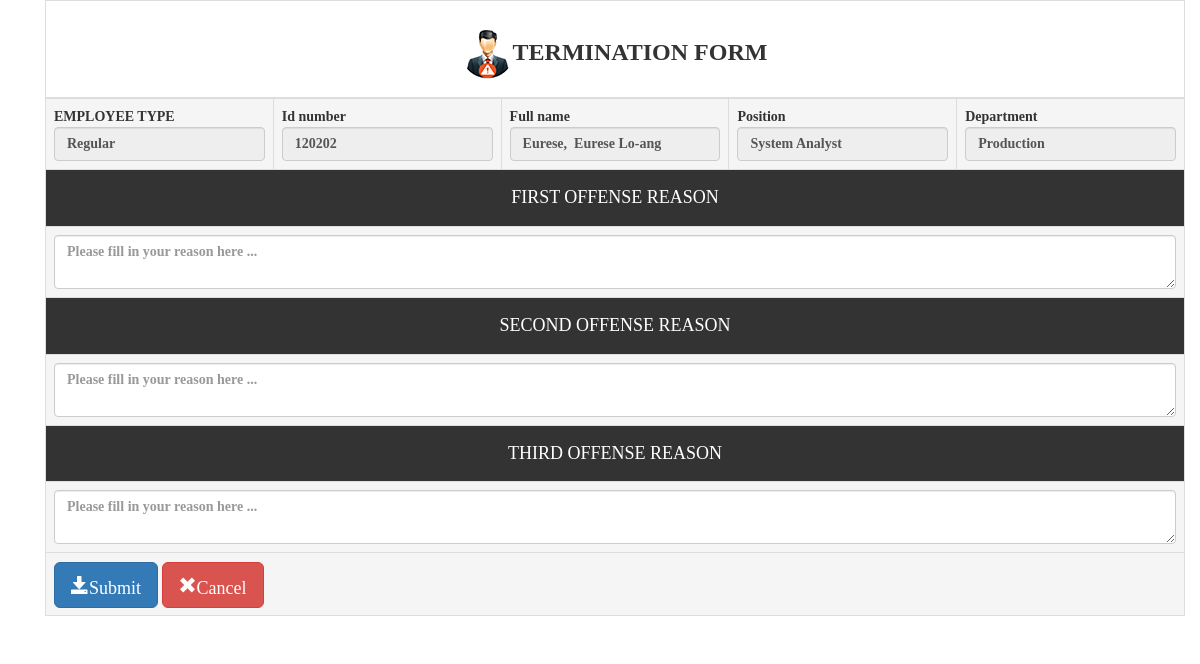
The app's page /casual_termination.php?id=120202 (signed in) with its own data.
### tables this page shows
CREATE TABLE `tbl_applicants` (
  `ID` int(11) NOT NULL,
  `a_id` text NOT NULL,
  `a_fname` varchar(26) NOT NULL,
  `a_lname` varchar(26) NOT NULL,
  `a_mname` varchar(26) NOT NULL,
  `a_gender` varchar(6) NOT NULL,
  `a_civilStatus` varchar(10) NOT NULL,
  `a_contactNumber` varchar(15) NOT NULL,
  `a_religion` varchar(100) NOT NULL,
  `a_birthday` date NOT NULL,
  `a_age` int(2) NOT NULL,
  `a_region` varchar(255) NOT NULL,
  `a_provine` varchar(255) NOT NULL,
  `a_city` varchar(255) NOT NULL,
  `a_brgy` varchar(255) NOT NULL,
  `a_education` varchar(255) NOT NULL,
  `a_masters` varchar(255) NOT NULL,
  `a_empRecords` varchar(255) NOT NULL,
  `a_dateApplied` date NOT NULL,
  `a_position` varchar(255) NOT NULL,
  `a_dateApproved` date NOT NULL,
  `a_status` text NOT NULL
);

CREATE TABLE `tbl_applicant_field` (
  `ID` int(11) NOT NULL,
  `a_id` text NOT NULL,
  `a_superior` varchar(255) NOT NULL,
  `a_department` varchar(255) NOT NULL,
  `a_contactPerson` varchar(26) NOT NULL,
  `a_contactPersonNum` int(11) NOT NULL,
  `a_tax` varchar(255) NOT NULL,
  `a_tin` varchar(255) NOT NULL,
  `a_sss` varchar(255) NOT NULL,
  `a_pagibin` varchar(255) NOT NULL,
  `a_philHealth` varchar(255) NOT NULL,
  `a_dateHired` date NOT NULL,
  `a_dateEnd` date NOT NULL
);

### casual_termination.php (the view, shortened to what this page needs)
<?php
if(isset($_GET['id'])){
  $id = $_GET['id'];
}else{
  ?>
  <script type="text/javascript">window.location.href = 'casual_list.php'</script>
  <?php
}
?>
<!DOCTYPE html>
<html>
  <head>
     <link rel="stylesheet" href="bootstrap_Files/libs/bootstrap/css/bootstrap.min.css" />
     <link rel="stylesheet" href="css/bootstrap.min.css" />
  </head>
<body style="font-weight: bold; font-family: oblique;">
  <?php
   $table_list_query = mysql_query("SELECT * from tbl_applicants where a_id ='$id'");
   $table_list_rows = mysql_fetch_array($table_list_query);
   $table_list_query_1 = mysql_query("SELECT * from tbl_applicant_field where a_id ='$id'");
   $table_list_rows_1 = mysql_fetch_array($table_list_query_1);
   $table_list_query_2 = mysql_query("SELECT * from tbl_terminate where a_id ='$id' AND a_type = 'Casual'");
   $table_list_rows_2 = mysql_fetch_array($table_list_query_2);
  ?>
<form method="POST">
  <div class="container">
    <div class="container" id="div-id-name" >
      <table class="table table-bordered ">
        <thead>
        <tr>
          <th colspan="5"><center><h3 style="font-family: oblique; font-weight: bold;"><img src="images/terminate_emp.png" height="50px">TERMINATION FORM</h3></center></th>
        </tr>
        </thead>
        <tbody>
          <tr>
            <td class="active">EMPLOYEE TYPE<input type="text" class="form-control" name="record_status" value="<?php echo $table_list_rows['a_status']; ?>" readonly></input></td>
            <td class="active">Id number<input type="text" class="form-control" name="idnumber" value="<?php echo $table_list_rows['a_id']; ?>" disabled></input></td>
            <td class="active">Full name<input type="text" class="form-control" value="<?php echo $table_list_rows['a_lname'];?>,  <?php echo $table_list_rows['a_lname']; ?> <?php echo $table_list_rows['a_mname']; ?>" disabled></input></td>
            <td class="active">Position<input type="text" class="form-control" name="position" value="<?php echo $table_list_rows['a_position']; ?>" disabled></input></td>
            <td class="active">Department<input type="text" class="form-control" name="department" value="<?php echo $table_list_rows_1['a_department']; ?>" disabled></input></td>
          </tr>
          <tr>
          	<td colspan="5" style="background-color: #333; "><center><h4 style="color: white; font-family: oblique;">FIRST OFFENSE REASON</h4></center></td>
          </tr>
          <tr class="active">
            <?php
            if(!empty($table_list_rows_2['a_firstOffense'])){
              $view = 'readonly';
            }else{
              $view = '';
            }
            if(!empty($table_list_rows_2['a_secondOffense'])){
              $view_2 = 'readonly';
            }else{
              $view_2 = '';
            }
            if(!empty($table_list_rows_2['a_thirdOffense'])){
              $view_3 = 'readonly';
            }else{
              $view_3 = '';
            }
            ?>
          	<td colspan="5"><textarea <?= $view ?>  class="form-control" placeholder="Please fill in your reason here ..." name="casual_foffense"><?php echo $table_list_rows_2['a_firstOffense']; ?></textarea></td>
          </tr>
          <tr>
          	<td colspan="5" style="background-color: #333; "><center><h4 style="color: white; font-family: oblique;">SECOND OFFENSE REASON</h4></center></td>
          </tr>
          <tr class="active">
          	<td colspan="5"><textarea <?= $view_2 ?>  class="form-control" placeholder="Please fill in your reason here ..." name="casual_soffense" ><?php echo $table_list_rows_2['a_secondOffense']; ?></textarea></td>
          </tr>
          <tr>
          	<td colspan="5" style="background-color: #333; "><center><h4 style="color: white; font-family: oblique;">THIRD OFFENSE REASON</h4></center></td>
          </tr>
          <tr class="active">
          	<td colspan="5"><textarea <?= $view_3 ?> class="form-control" placeholder="Please fill in your reason here ..." name="casual_toffense"><?php echo $table_list_rows_2['a_thirdOffense']; ?></textarea></td>
          </tr>
          <tr class="active">
          	<td colspan="5">
          		<button type="submit" name="casual_terminate" class="btn btn-primary btn-lg glyphicon glyphicon-save">Submit</button>
          		<a href="employee_view.php?id=<?= $_GET['id'] ?>" type="button" class="btn btn-danger btn-lg glyphicon glyphicon-remove">Cancel</a>
          	</td>
          </tr>
        </tbody>
      </table>
      </div>
    </div>
  <br><br>
 </form>
</body>
</html>

### records on screen
tbl_applicants: record_status "Regular", idnumber "120202", a_lname+a_mname "Eurese, Eurese Lo-ang", position "System Analyst"
tbl_applicant_field: department "Production"
